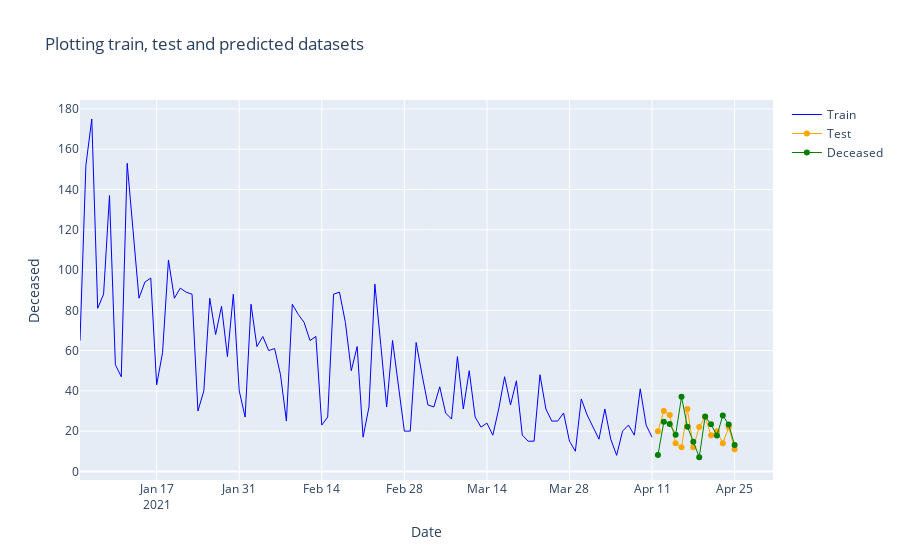

Notebook cell for this chart:
### Code cell
fig = go.Figure()

# Create and style traces
fig.add_trace(go.Scatter(x=train.index, y=train["deceased"], name='Train', line=dict(color='blue', width=1)))
fig.add_trace(go.Scatter(x=test.index, y=test["deceased"], name='Test', line=dict(color='orange', width=1)))
fig.add_trace(go.Scatter(x=prediction.index, y=prediction["predicted_deceased"], name='Deceased', line=dict(color='green', width=1)))

# Edit the layout
fig.update_layout(title='Plotting train, test and predicted datasets', xaxis_title='Date', yaxis=dict(title='Deceased'))

fig.show()
